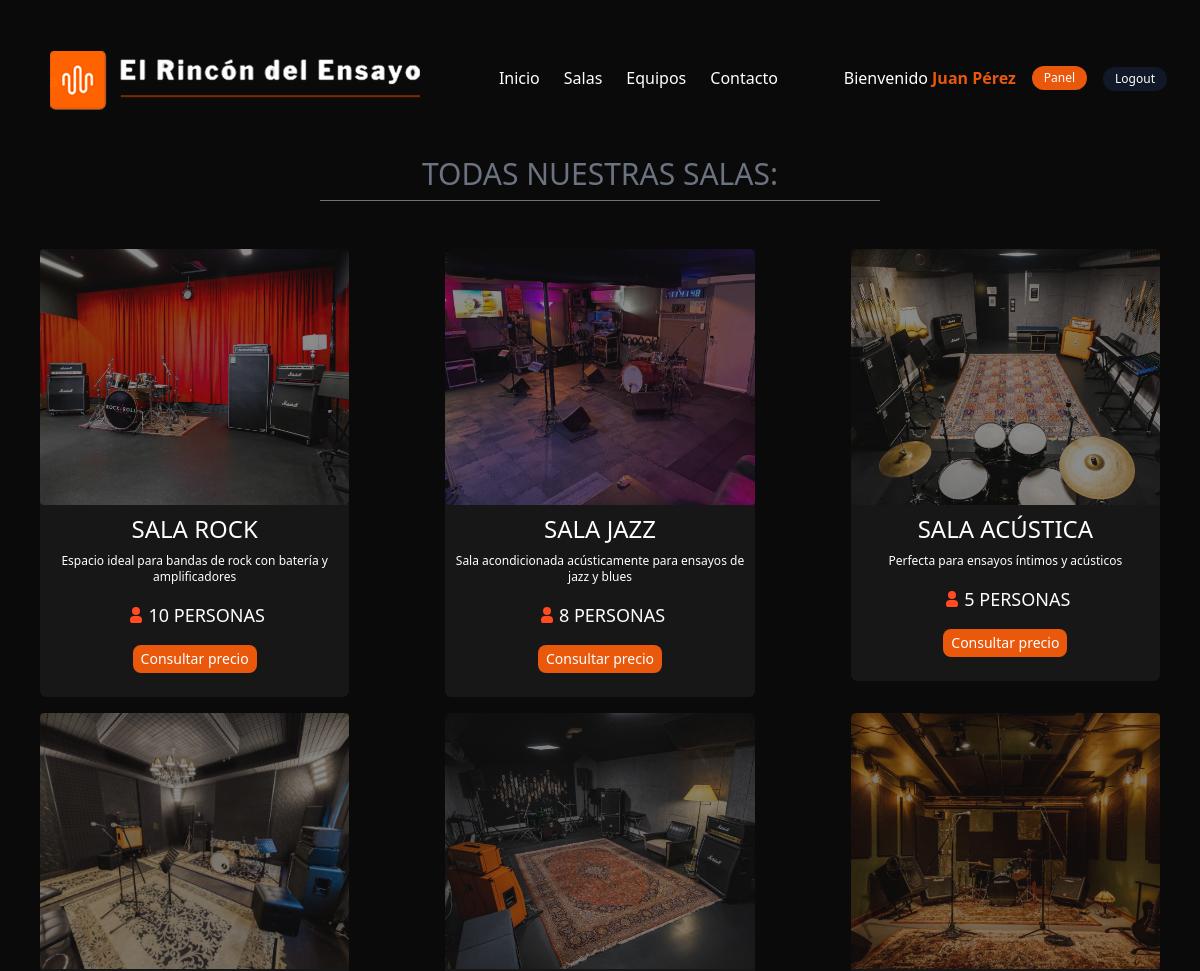
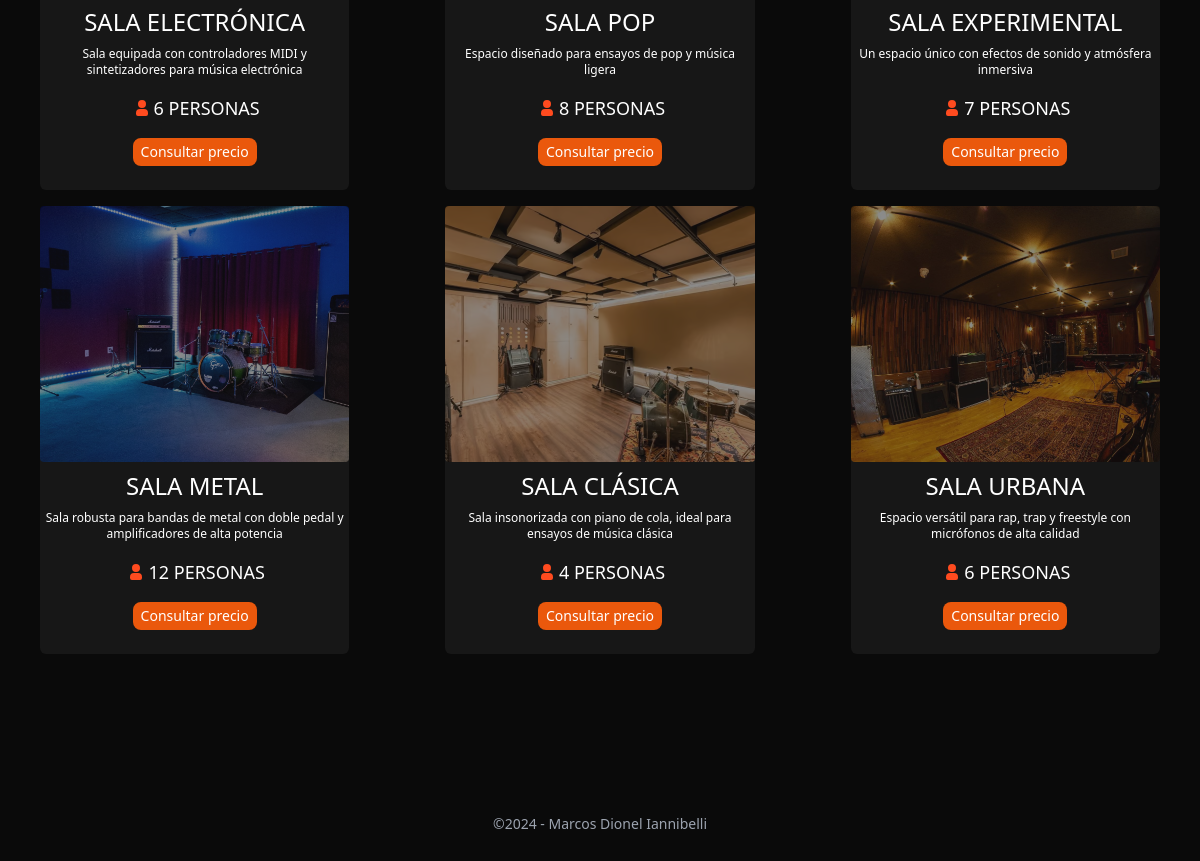
The app's page /pages/salas.php (signed in) with its own data (2 pictures, top to bottom).
### tables this page shows
CREATE TABLE salas (
    id_sala INT AUTO_INCREMENT PRIMARY KEY,
    nombre VARCHAR(100) NOT NULL,
    descripcion TEXT,
    capacidad INT NOT NULL,
    precio_hora DECIMAL(10, 2) NOT NULL,
    direccion VARCHAR(255) NOT NULL,
    foto VARCHAR(255)
);

### components/salas/mostrar-salas.php (the view)
<?php
require_once("../db/config/config.php");
if ($db != NULL) {
  $query = "SELECT * FROM salas";
  $result = mysqli_query($db, $query);
  while ($row = mysqli_fetch_array($result)) {
    print "
          <div class='px-10 md:px-2 lg:px-10 md:mt-0'>
          <div class='flex flex-col gap-x-6 justify-center items-center bg-neutral-900 rounded-md pb-6'>
          <figure>
            <img src=$row[foto] alt=$row[nombre] class='w-screen h-64 object-cover rounded opacity-50 hover:opacity-100 duration-500'/>
          </figure>
              <h2 class='mt-2 text-white uppercase text-2xl font-light'>$row[nombre]</h2>
              <p class='text-white text-xs max-w-[300px] text-center my-2'>$row[descripcion]</p>
              <div class='flex mt-2 items-center'>
              <svg class='w-6 h-6 text-gray-800 dark:text-white' aria-hidden='true' xmlns='http://www.w3.org/2000/svg' width='24' height='24' fill='#ff4b1f' viewBox='0 0 24 24'>
<path fill-rule='evenodd' d='M12 4a4 4 0 1 0 0 8 4 4 0 0 0 0-8Zm-2 9a4 4 0 0 0-4 4v1a2 2 0 0 0 2 2h8a2 2 0 0 0 2-2v-1a4 4 0 0 0-4-4h-4Z' clip-rule='evenodd'/>
</svg>
                <span class='text-white uppercase text-lg font-medium'>$row[capacidad] PERSONAS</span>
                </div>
                <a href='../../pages/contacto.php' class='text-white text-sm bg-orange-600 hover:bg-orange-700 duration-500 py-1 px-2 rounded-lg mt-4'>Consultar precio</a>
            </div>
          </div>
        ";
  }
}
?>

### records on screen
salas: foto (picture), nombre "SALA ROCK", descripcion "Espacio ideal para bandas de rock con batería y amplificadores", capacidad "10"
salas: foto (picture), nombre "SALA JAZZ", descripcion "Sala acondicionada acústicamente para ensayos de jazz y blues", capacidad "8"
salas: foto (picture), nombre "SALA ACÚSTICA", descripcion "Perfecta para ensayos íntimos y acústicos", capacidad "5"
salas: foto (picture), nombre "SALA ELECTRÓNICA", descripcion "Sala equipada con controladores MIDI y sintetizadores para música electrónica", capacidad "6"
salas: foto (picture), nombre "SALA POP", descripcion "Espacio diseñado para ensayos de pop y música ligera", capacidad "8"
salas: foto (picture), nombre "SALA EXPERIMENTAL", descripcion "Un espacio único con efectos de sonido y atmósfera inmersiva", capacidad "7"
salas: foto (picture), nombre "SALA METAL", descripcion "Sala robusta para bandas de metal con doble pedal y amplificadores de alta potencia", capacidad "12"
salas: foto (picture), nombre "SALA CLÁSICA", descripcion "Sala insonorizada con piano de cola, ideal para ensayos de música clásica", capacidad "4"
salas: foto (picture), nombre "SALA URBANA", descripcion "Espacio versátil para rap, trap y freestyle con micrófonos de alta calidad", capacidad "6"

### other values on screen
$_SESSION['nombre'] "Juan Pérez"
